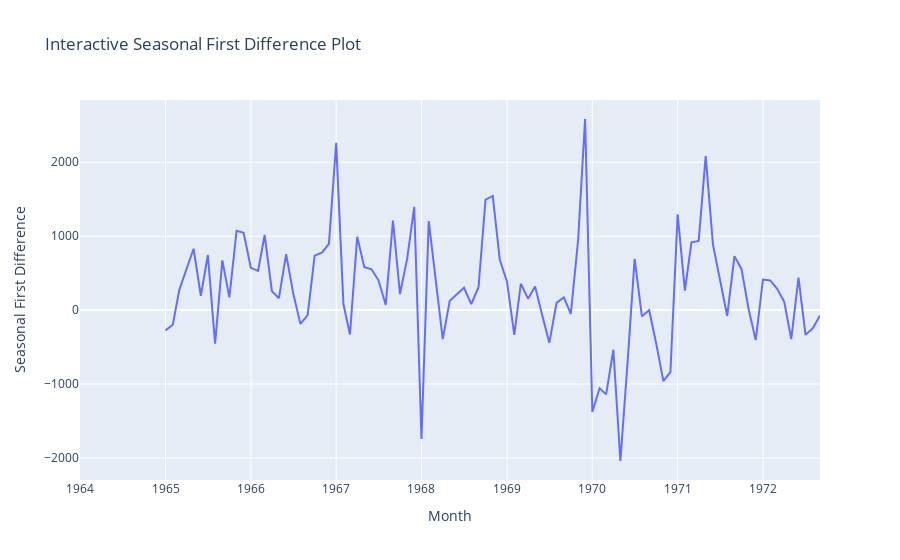

The notebook cell this image was saved under:
### Code cell
# Using plotly for interactivenes 
fig = px.line(df, x=df.index, y='Seasonal First Difference', title='Interactive Seasonal First Difference Plot')
fig.show()
